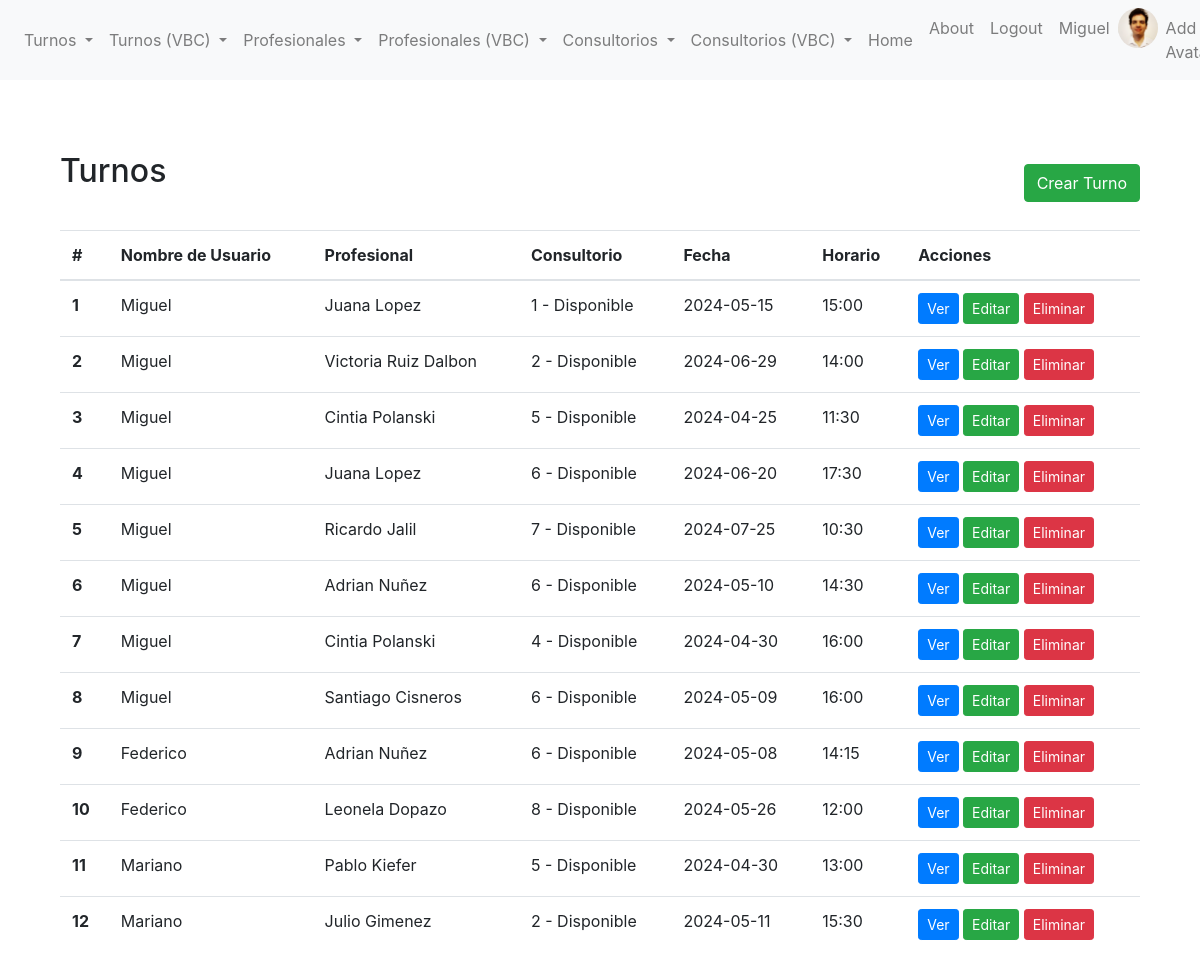
/reserva_turnos/list/ (signed in), run on an earlier commit of the app's database.
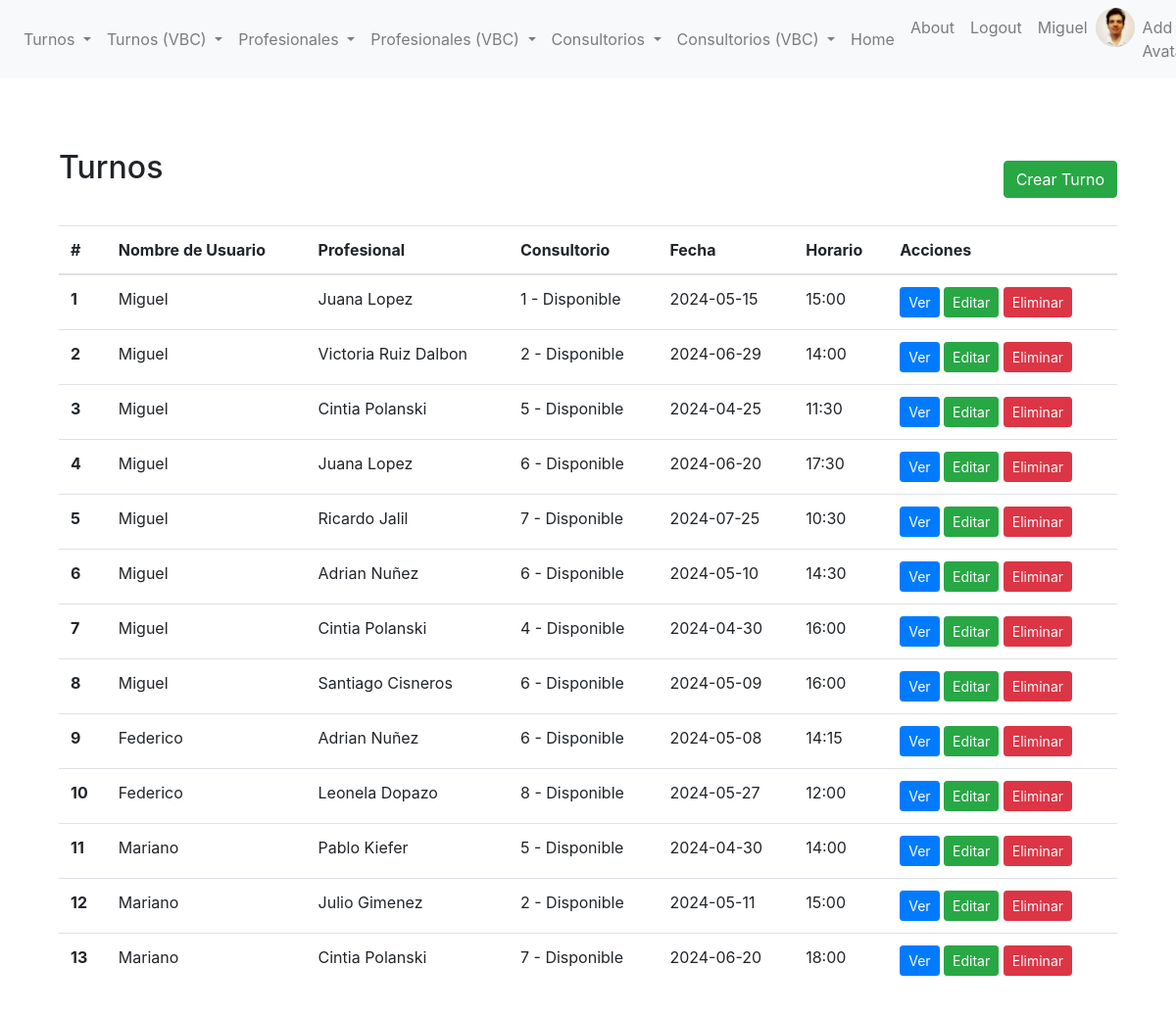
And on a later commit of the database.
### reserva_turnos/models.py (models this page shows, shortened)
class Avatar(models.Model):
    user = models.OneToOneField(User, on_delete=models.CASCADE, related_name='avatar')
    image = models.ImageField(upload_to='avatars/')

class Turnos(models.Model):
    nombre_de_usuario = models.ForeignKey(User,null=True,on_delete=models.SET_NULL)
    consultorio = models.ForeignKey(Consultorio, on_delete=models.CASCADE, related_name='reservas')
    profesional = models.ForeignKey(Profesional, on_delete=models.CASCADE, default = True)
    fecha = models.DateField(default=timezone.now)
    hora_inicio = models.TimeField(default=timezone.now)
    hora_fin = models.TimeField(default=timezone.now)
    descripcion = models.TextField(blank=True, null=True)

class Profesional(models.Model):
    class Especialidades(models.TextChoices):
        CARDIOLOGIA = 'CARDIOLOGIA', 'Cardiología'
        DERMATOLOGIA = 'DERMATOLOGIA', 'Dermatología'
        ENDOCRINOLOGIA = 'ENDOCRINOLOGIA', 'Endocrinología'
        GASTROENTEROLOGIA = 'GASTROENTEROLOGIA', 'Gastroenterología'
        GINECOLOGIA = 'GINECOLOGIA', 'Ginecología'
        HEMATOLOGIA = 'HEMATOLOGIA', 'Hematología'
        HEPATOLOGIA = 'HEPATOLOGIA', 'Hepatología'
        INMUNOLOGIA = 'INMUNOLOGIA', 'Inmunología'
        NEFROLOGIA = 'NEFROLOGIA', 'Nefrología'
        NEUROLOGIA = 'NEUROLOGIA', 'Neurología'
        ONCOLOGIA = 'ONCOLOGIA', 'Oncología'
        OFTALMOLOGIA = 'OFTALMOLOGIA', 'Oftalmología'
        PSICOLOGIA = 'PSICOLOGIA', 'Psicología'
        PSIQUIATRIA = 'PSIQUIATRIA', 'Psiquiatría'
        TRAUMATOLOGIA = 'TRAUMATOLOGIA', 'Traumatología'
    nombre = models.CharField(max_length=100)
    disponible = models.BooleanField(default=True)
    especialidad = models.CharField(
        max_length=17,
        choices=Especialidades.choices,
        default=Especialidades.CARDIOLOGIA,
    )
    descripcion = models.TextField(blank=True, null=True)

class Consultorio(models.Model):
    nombre = models.CharField(max_length=100)
    disponible = models.BooleanField(default=True)
    descripcion = models.TextField(blank=True, null=True)
    def __str__(self):
        return f"{self.nombre} - {'Disponible' if self.disponible else 'No Disponible'} "

### reserva_turnos/views.py (the view)
# urls.py: path("list/", list_view, name="reserva_turnos-list"),
@login_required
def list_view(request):
    turnos = Turnos.objects.all()
    contexto_dict = {"todos_los_turnos": turnos}
    return render(request, "reserva_turnos/list.html", contexto_dict)

### reserva_turnos/templates/reserva_turnos/list.html (shortened to what this page needs)
{% extends 'reserva_turnos/base.html' %}
{% block content %}
<section class="py-5">
    <div class="container">
        <div class="d-flex justify-content-between align-items-center mb-3">
            <h2 class="mb-4">Turnos</h2>
            <a href="{% url 'crear_turnos' %}" class="btn btn-success">Crear Turno</a>
        </div>
        <table class="table">
            <thead>
                <tr>
                    <th scope="col">#</th>
                    <th scope="col">Nombre de Usuario</th>
                    <th scope="col">Profesional</th>
                    <th scope="col">Consultorio</th>
                    <th scope="col">Fecha</th>
                    <th scope="col">Horario</th>
                    <th scope="col">Acciones</th>
                </tr>
            </thead>
            <tbody>
                {% if todos_los_turnos %}
                {% for turnos in todos_los_turnos %}
                <tr>
                    <th scope="row">{{ forloop.counter }}</th>
                    <td>{{ turnos.nombre_de_usuario }}</td>
                    <td>{{ turnos.profesional.nombre }}</td>
                    <td>{{ turnos.consultorio }}</td>
                    <td>{{ turnos.fecha | date:"Y-m-d" }}</td>
                    <td>{{ turnos.hora_inicio | date:"H:i" }}</td>
                    <td>
                        <a href="{% url 'turno-detail' turnos.id %}" class="btn btn-primary btn-sm">Ver</a>
                        <a href="{% url 'turno-update' turnos.id %}" class="btn btn-success btn-sm">Editar</a>
                        <a href="{% url 'turno-delete' turnos.id %}" class="btn btn-danger btn-sm">Eliminar</a>
                    </td>
                </tr>
                {% endfor %}
                {% else %}
                <tr>
                    <td colspan="7">No hay turnos para ese usuario ingresado.</td>
                </tr>
                {% endif %}
            </tbody>
        </table>
    </div>
</section>
{% endblock %}

### reserva_turnos/templates/reserva_turnos/base.html (shortened to what this page needs)
{% load static %}
<!DOCTYPE html>
<html lang="en">
<head>
    <link rel="stylesheet" href="{% static 'reserva_turnos/css/bootstrap.css' %}">
</head>
<body>
    <nav class="navbar navbar-expand-lg navbar-light bg-light">
        <div class="collapse navbar-collapse" id="navbarNav">
            <ul class="navbar-nav">
                {% if user.is_authenticated %}
                <li class="nav-item dropdown">
                    <a class="nav-link dropdown-toggle" href="#" id="navbarDropdownMenuLinkReserva" role="button" data-toggle="dropdown" aria-haspopup="true" aria-expanded="false">
                        Turnos
                    </a>
                </li>
                <li class="nav-item dropdown">
                    <a class="nav-link dropdown-toggle" href="#" id="navbarDropdownMenuLinkSala" role="button" data-toggle="dropdown" aria-haspopup="true" aria-expanded="false">
                        Turnos (VBC)
                    </a>
                <li class="nav-item dropdown">
                    <a class="nav-link dropdown-toggle" href="#" id="navbarDropdownMenuLinkReserva" role="button" data-toggle="dropdown" aria-haspopup="true" aria-expanded="false">
                        Profesionales
                    </a>
                </li>
                <li class="nav-item dropdown">
                    <a class="nav-link dropdown-toggle" href="#" id="navbarDropdownMenuLinkSala" role="button" data-toggle="dropdown" aria-haspopup="true" aria-expanded="false">
                        Profesionales (VBC)
                    </a>
                <li class="nav-item dropdown">
                    <a class="nav-link dropdown-toggle" href="#" id="navbarDropdownMenuLinkSala" role="button" data-toggle="dropdown" aria-haspopup="true" aria-expanded="false">
                        Consultorios
                    </a>
                <li class="nav-item dropdown">
                    <a class="nav-link dropdown-toggle" href="#" id="navbarDropdownMenuLinkSala" role="button" data-toggle="dropdown" aria-haspopup="true" aria-expanded="false">
                        Consultorios (VBC)
                    </a>
                <li class="nav-item">
                    <a class="nav-link" href="{% url "reserva_turnos-home" %}">Home</a>
                </li>
                {% endif %}
            </ul>
            <ul class="navbar-nav ml-auto">
                {% if user.is_authenticated %}
                <li class="nav-item">
                    <a class="nav-link" href="{% url 'about' %}">About</a>
                </li>
                <li class="nav-item">
                    <a class="nav-link" href="{% url 'logout' %}">Logout</a>
                </li>
                <li class="nav-item">
                    <a class="nav-link" href="{% url 'editar-perfil' %}">{{ user }}</a>
                </li>
                <li class="nav-item">
                    {% if user.avatar.image %}
                    <img src="{{ user.avatar.image.url }}" alt="Avatar" style="height: 40px; width: 40px; border-radius: 50%;">
                    {% endif %}
                    <li class="nav-item">
                        <a href="{% url 'avatar_add' %}" class="nav-link">Add Avatar</a>
                    </li>
                {% endif %}
        </div>
    </nav>
    <div class="container mt-4">
        {% block content %}{% endblock content %}
    </div>
</body>
</html>

What changed in the data, as far as the page shows it:
changed Turnos "Leonela Dopazo": fecha "2024-05-26" → "2024-05-27"
changed Turnos "Pablo Kiefer": hora_inicio "13:00" → "14:00"
changed Turnos "Julio Gimenez": hora_inicio "15:30" → "15:00"
added Turnos: nombre_de_usuario "Mariano", profesional.nombre "Cintia Polanski", consultorio "7 - Disponible", fecha "2024-06-20", hora_inicio "18:00"
